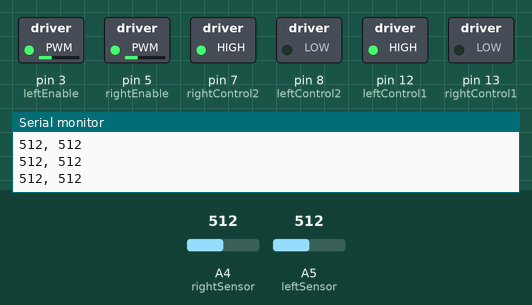
This sketch was run on a simulated Arduino Uno, built with avr-gcc and run on an emulated ATmega328P. Parts: switched loads named in the sketch (green lamp = pin HIGH), the last lines printed to the serial monitor. The inputs (shaded band) are chosen by the test bench; at power-on: A4 (rightSensor) = 512, A5 (leftSensor) = 512.

Above: at 6.2 s.
6.3 s: A4 (rightSensor) set to 549
7.8 s: A4 (rightSensor) set to 570
At 8.9 s:
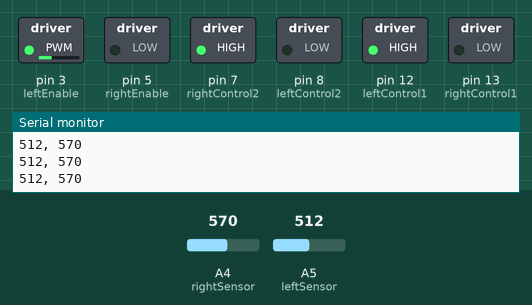
9.3 s: A5 (leftSensor) set to 549
10.8 s: A5 (leftSensor) set to 569
At 11.8 s:
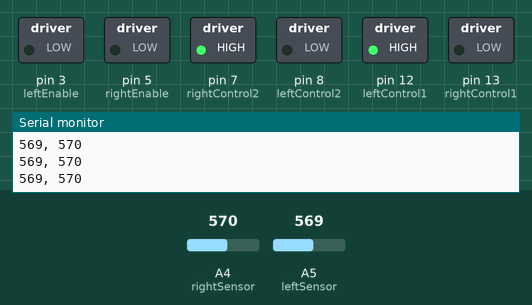
12.3 s: A4 (rightSensor) set to 0
At 13.5 s:
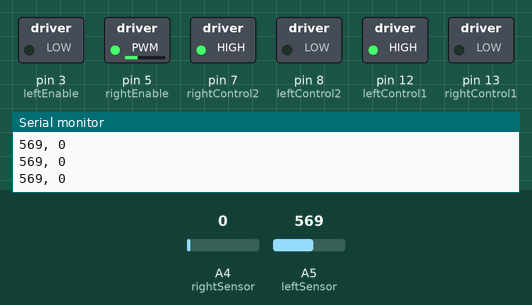
13.8 s: A4 (rightSensor) set to 716
At 15.3 s:
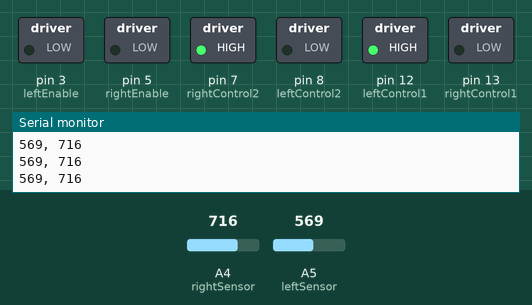
Timing chart, 0 to 16.3 s (numbered marks = the images above; inputs shaded):
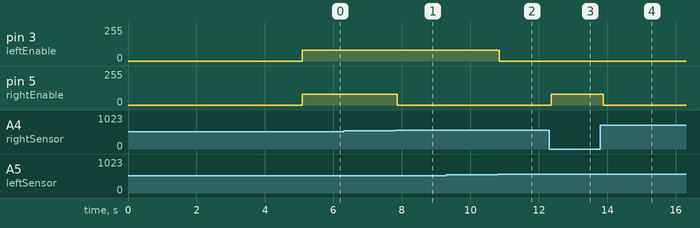

The sketch:

navigation.ino
```cpp
int leftSensor = A5;
int rightSensor = A4;

int leftLED = 10;
int rightLED = 11;

int leftControl1 = 12;
int leftControl2 = 8;
int leftEnable = 3;

int rightControl1 = 13;
int rightControl2 = 7;
int rightEnable = 5;

int whiteLeft = 0;
int whiteRight = 0;
int leftSensorValue = 0;
int rightSensorValue = 0;

int time;
int tolerance = 50;
int motorSpeed = 80;
int turnDuration = 500;

void setup() {
  Serial.begin(9600);
  pinMode(leftSensor, INPUT);
  pinMode(rightSensor, INPUT);

  pinMode(leftControl1, OUTPUT);
  pinMode(leftControl2, OUTPUT);
  pinMode(leftEnable, OUTPUT);

  pinMode(rightControl1, OUTPUT);
  pinMode(rightControl2, OUTPUT);
  pinMode(rightEnable, OUTPUT);

//
//  digitalWrite(leftEnable, HIGH);
  digitalWrite(leftControl1, HIGH);
  digitalWrite(leftControl2, LOW);
//
//  digitalWrite(rightEnable, HIGH);
  digitalWrite(rightControl1, LOW);
  digitalWrite(rightControl2, HIGH);

  calibrate();
}

void loop(){
  leftSensorValue = analogRead(leftSensor);
  rightSensorValue = analogRead(rightSensor);

  Serial.print(leftSensorValue);
  Serial.print(", ");
  Serial.println(rightSensorValue);
  delay(50);

//  if (leftSensorValue > whiteLeft + tolerance & rightSensorValue > whiteRight + tolerance){
//    //intersectionCount ++;
//    analogWrite(rightEnable, motorSpeed);
//    analogWrite(leftEnable, 0);
//    delay(turnDuration);
//  }

  if (leftSensorValue > whiteLeft + tolerance){
    analogWrite(leftEnable, 0);
    digitalWrite(leftLED, HIGH);
  }
  else{
    analogWrite(leftEnable, motorSpeed);
    digitalWrite(leftLED, LOW);
  }

  if (rightSensorValue > whiteRight + tolerance){
    analogWrite(rightEnable, 0);
    digitalWrite(rightLED, HIGH);
  }
  else{
    analogWrite(rightEnable, motorSpeed);
    digitalWrite(rightLED, LOW);
  }
}

void calibrate(){
  int count = 0;
  int leftSum = 0;
  int rightSum = 0;

  while (count < 50) {
    count ++;
    leftSensorValue = analogRead(leftSensor);
    rightSensorValue = analogRead(rightSensor);

    whiteLeft = max(whiteLeft, leftSensorValue);
    whiteRight = max(whiteRight, rightSensorValue);


    Serial.print("Calibrating: ");
    Serial.print(leftSensorValue);
    Serial.print(", ");
    Serial.print(rightSensorValue);
    Serial.print("\n");
    delay(100);
  }

  Serial.print("whiteleft");
  Serial.print(whiteLeft);
  Serial.print("\t whiteright");
  Serial.print(whiteRight);
  Serial.print("\n");
}
```

Measured:
- the behaviour switches between 562 and 563 on A4 (rightSensor) (found by bisection; images 0 and 1)
- the behaviour switches between 562 and 563 on A5 (leftSensor) (found by bisection; images 1 and 2)
- after the input at 7.8 s, pin 5 (rightEnable): 80/255 → 0/255 after 0.07 s
- after the input at 10.8 s, pin 3 (leftEnable): 80/255 → 0/255 after 0.05 s
- after the input at 12.3 s, pin 5 (rightEnable): 0/255 → 80/255 after 0.07 s
- after the input at 13.8 s, pin 5 (rightEnable): 80/255 → 0/255 after 0.08 s
